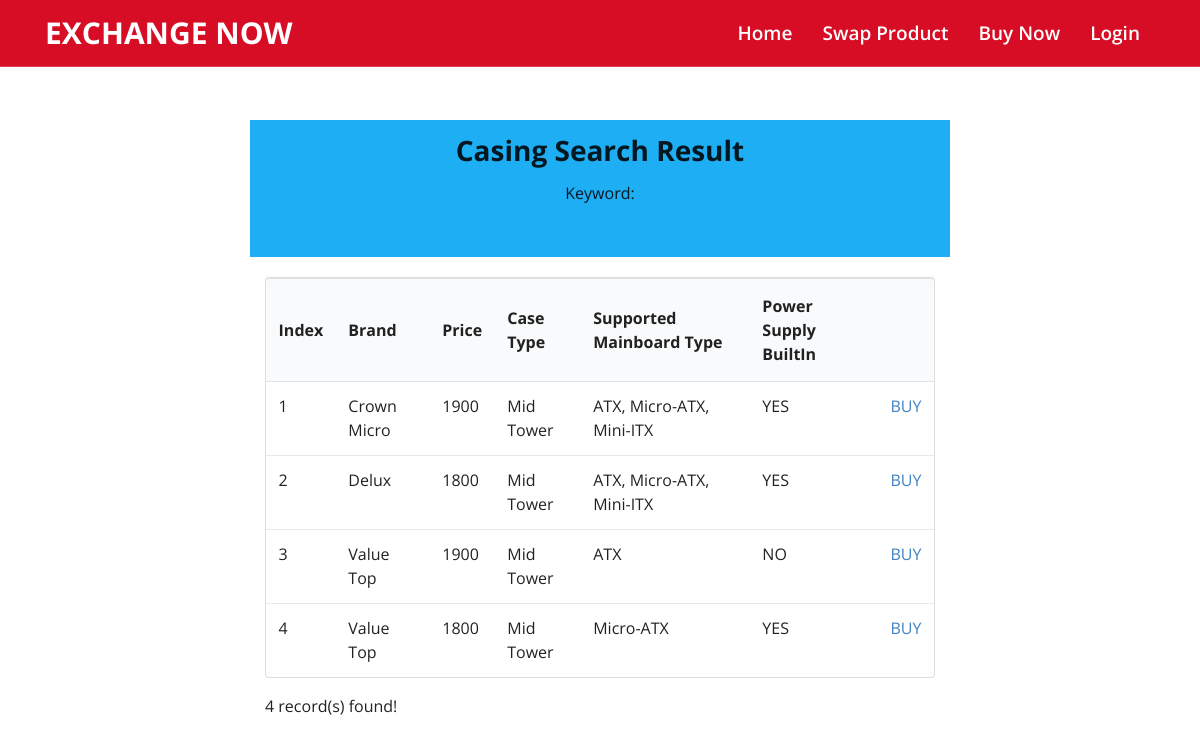
Page /exchange/buynow/intact_casing_searchresult.php on the committed database.
### tables this page shows
CREATE TABLE `casing` (
  `CASING_ID` int(20) NOT NULL,
  `CASING_NAME` varchar(30) DEFAULT NULL,
  `CASING_PRICE` int(11) DEFAULT NULL,
  `CASE_TYPE` varchar(20) DEFAULT NULL,
  `SUPPORTED_MAINBOARD_TYPE` varchar(50) DEFAULT NULL,
  `POWER_SUPPLY_BUILTIN` varchar(10) DEFAULT NULL,
  `CASING_CATAGORY` int(11) NOT NULL DEFAULT 0
);

### exchange/buynow/intact_casing_searchresult.php (the view, shortened to what this page needs)
<!DOCTYPE html>
<html>
<head>
  <link rel="stylesheet" href="../css/fontawesome.css">
  <link rel="stylesheet" href="../css/owl.carousel.min.css">
  <link rel="stylesheet" href="../css/bootstrap.min.css">
  <link rel="stylesheet" href="../css/style.css">
  <link rel="stylesheet" href="../css/responsive.css">
  <link rel="stylesheet" href="../css/semantic.min.css">
   <?php require_once('../db_config.php'); ?>
   <?php $keyword = $_GET['keyword']; ?>
</head>
<body>
<header class="header fixed-top">
  <div class="container">
    <nav class="navbar navbar-expand-lg navbar-light">
       <a class="navbar-brand" href="../#"></span>Exchange Now</a>
      <div class="collapse navbar-collapse" id="collapsibleNavbar">
        <ul class="navbar-nav ml-auto">
         <li class="nav-item">
           <a class="nav-link active" href="../index.php"> Home</a>
         </li>
          <li class="nav-item">
           <a class="nav-link active" href="../customersell.html"> Swap Product</a>
         </li>
         <li class="nav-item">
           <a class="nav-link active" href="../buynow.php"> Buy Now</a>
         </li>
         <li class="nav-item">
           <a class="nav-link active" href="../login.php"> Login</a>
         </li>
       </ul>
      </div>
    </nav>
  </div>
</header>
<br>
<br>
<br><br>
<br><br>
</body>
<body>
  <div class="ui text container" style ="text-align: center; background-color: #1eaef4; padding: 1% ">
  <h1> Casing Search Result</h1>
  <p>Keyword:
  </p>
  <br>
  </div>
  <br>
  <?php
    $conn = new mysqli($servername, $username, $password, $dbname);
   $query = "SELECT * FROM `casing` WHERE CASING_CATAGORY = 1 AND CASING_NAME LIKE '%$keyword%'";
    if ($result = $conn->query($query)) {
      printf('<div class="ui text container">');
      printf('<table class="ui unstackable table">');
      printf("<thead> <tr> <th>Index</th> <th>Brand</th> <th>Price</th> <th>Case Type</th> <th>Supported Mainboard Type</th>
        <th>Power Supply BuiltIn</th> <th></th> </tr> </thead>");
      $index = 1;
        while ($row = $result->fetch_assoc()) {
            printf ('<tr> <td>%s</td> <td>%s</td> <td>%s</td> <td>%s</td> <td>%s</td> <td>%s</td> <td><a href=a href="../payment.php?price=%s">BUY</a> </td>
              </tr>', $index, $row["CASING_NAME"], $row["CASING_PRICE"], $row["CASE_TYPE"], $row["SUPPORTED_MAINBOARD_TYPE"],
              $row["POWER_SUPPLY_BUILTIN"], $row["CASING_PRICE"]);
            $index++;
        }
        printf("</table>");
        printf("%d record(s) found!<br>", $result->num_rows);
      printf('</div>');
    }
    else
    {
      printf("No record found!");
    }
  ?>
</body>
</html>

### exchange/css/style.css (style rules this page uses)
* { margin: 0; padding: 0; outline: none; }
a { text-decoration: none!important; }
.header { border-bottom: 1px solid rgba(255,255,255,.2); background-color: #d70d25; }
.header .navbar { padding: 0; }
.header .navbar.navbar-light .navbar-brand { font-size: 30px; font-weight: 700; text-transform: uppercase; color: #ffffff; }
.header .navbar #collapsibleNavbar .nav-item .nav-link { color: #ffffff; font-size: 19px; text-transform: capitalize; font-weight: 600; padding: 20px 15px 20px; line-height: 26px; opacity: 0.6; }
.header .navbar #collapsibleNavbar .nav-item .nav-link.active { opacity: 1; }

### rows in the picture
casing: CASING_NAME "Crown Micro", CASING_PRICE "1900", CASE_TYPE "Mid Tower", SUPPORTED_MAINBOARD_TYPE "ATX, Micro-ATX, Mini-ITX", POWER_SUPPLY_BUILTIN "YES"
casing: CASING_NAME "Delux", CASING_PRICE "1800", CASE_TYPE "Mid Tower", SUPPORTED_MAINBOARD_TYPE "ATX, Micro-ATX, Mini-ITX", POWER_SUPPLY_BUILTIN "YES"
casing: CASING_NAME "Value Top", CASING_PRICE "1900", CASE_TYPE "Mid Tower", SUPPORTED_MAINBOARD_TYPE "ATX", POWER_SUPPLY_BUILTIN "NO"
casing: CASING_NAME "Value Top", CASING_PRICE "1800", CASE_TYPE "Mid Tower", SUPPORTED_MAINBOARD_TYPE "Micro-ATX", POWER_SUPPLY_BUILTIN "YES"

### other values in the picture
$result->num_rows "4"
